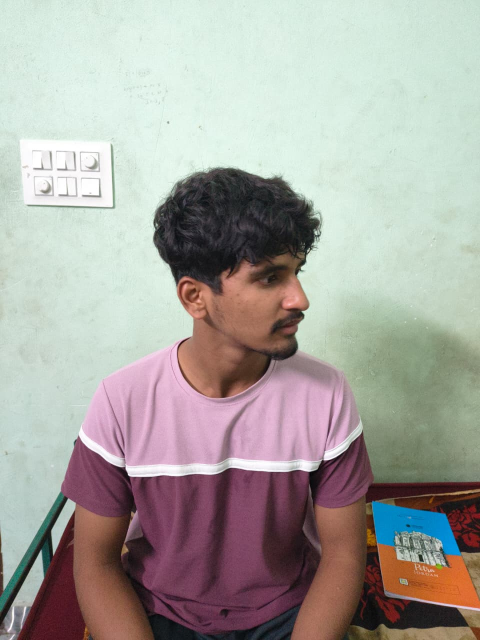
#> input picture data/known_faces/farmer_Basava/farmer_Basava_1.jpg, 960 x 1280 px (shown at 1/2 size); its folder holds only this picture in this run
$ python diagnose_faces.py
#> lines starting #> are read from the running program, lines starting #| are printed output that depends on the picture
"""
Face Detection Diagnostic Tool
Tests face detection on your training images
"""

import cv2
import os
from pathlib import Path

def test_face_detection(image_path):
    """Test face detection on a single image"""
    # Load image
    image = cv2.imread(str(image_path))
#> image is the input picture: shape (1280, 960, 3); mean B, G, R 159.8, 165.2, 168.3
    if image is None:
        return None, "Failed to load image"

    # Convert to grayscale
    gray = cv2.cvtColor(image, cv2.COLOR_BGR2GRAY)
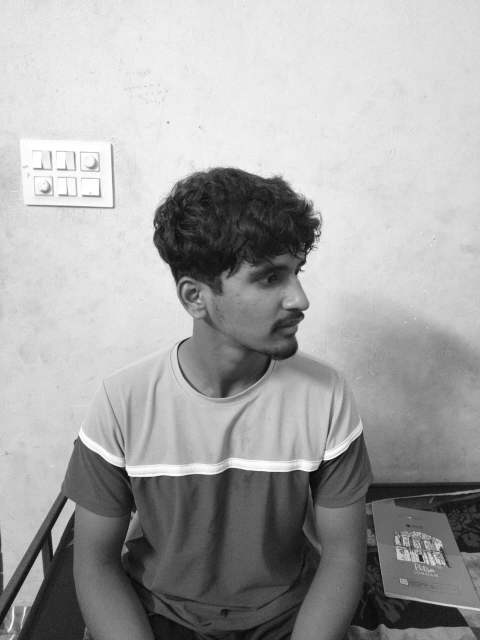
#> gray: shape (1280, 960) (shown at 1/2 size); min 1, max 255, mean 165.6

    # Load Haar Cascade
    face_cascade = cv2.CascadeClassifier(
        cv2.data.haarcascades + 'haarcascade_frontalface_default.xml'
    )

    # Try different detection parameters
    results = {}

    # Very sensitive (what we're using now)
    faces1 = face_cascade.detectMultiScale(
        gray,
        scaleFactor=1.02,
        minNeighbors=2,
        minSize=(15, 15),
        maxSize=(400, 400)
    )
#> faces1 = [[895, 1034, 27, 27], [249, 1013, 30, 30], [367, 408, 56, 56], [796, 1055, 58, 58], [835, 1107, 62, 62], [286, 1015, 80, 80], [331, 530, 89, 89], [324, 441, 103, 103]]
    results['current_params'] = len(faces1)

    # Original sensitive
    faces2 = face_cascade.detectMultiScale(
        gray,
        scaleFactor=1.1,
        minNeighbors=3,
        minSize=(30, 30)
    )
#> faces2 = [[368, 406, 60, 60]]
    results['moderate_params'] = len(faces2)

    # Very aggressive
    faces3 = face_cascade.detectMultiScale(
        gray,
        scaleFactor=1.01,
        minNeighbors=1,
        minSize=(10, 10)
    )
#> faces3 = [[896, 1035, 26, 26], [249, 1013, 30, 30], [606, 1106, 35, 35], [366, 408, 57, 57], [797, 1054, 58, 58], [837, 1108, 61, 61], [24, 306, 78, 78], [836, 1051, 80, 80], [330, 1156, 110, 110], [738, 1048, 121, 121], [265, 373, 439, 439]]
    results['aggressive_params'] = len(faces3)

    return results, faces1

def diagnose_training_data():
    """Diagnose face detection on training images"""
    known_faces_dir = Path("data/known_faces")

    print("=" * 80)
    print("🔍 FACE DETECTION DIAGNOSTIC TOOL")
    print("=" * 80)

    if not known_faces_dir.exists():
        print(f"❌ Directory not found: {known_faces_dir}")
        return

    total_images = 0
    total_faces_detected = 0
    person_stats = {}

    for person_dir in known_faces_dir.iterdir():
        if not person_dir.is_dir() or person_dir.name.startswith('.'):
            continue

        person_name = person_dir.name
        print(f"\n👤 Testing: {person_name}")
        print("-" * 80)

        image_files = list(person_dir.glob("*.jpg")) + list(person_dir.glob("*.jpeg")) + list(person_dir.glob("*.png"))

        person_stats[person_name] = {
            'total_images': len(image_files),
            'faces_detected': 0,
            'no_faces': 0,
            'failed_to_load': 0
        }

        for i, image_path in enumerate(image_files[:5]):  # Test first 5 images
            results, faces = test_face_detection(image_path)
#> results = {'current_params': 8, 'moderate_params': 1, 'aggressive_params': 11}; faces has the same summary as faces1 in test_face_detection
            total_images += 1

            if results is None:
                print(f"  ❌ {image_path.name}: {faces}")
                person_stats[person_name]['failed_to_load'] += 1
            elif results['current_params'] > 0:
                print(f"  ✅ {image_path.name}: {results['current_params']} face(s) detected")
#|   ✅ farmer_Basava_1.jpg: 8 face(s) detected
                print(f"     (moderate: {results['moderate_params']}, aggressive: {results['aggressive_params']})")
#|      (moderate: 1, aggressive: 11)
                person_stats[person_name]['faces_detected'] += 1
                total_faces_detected += 1
            else:
                print(f"  ⚠️  {image_path.name}: NO faces detected")
                print(f"     (moderate: {results['moderate_params']}, aggressive: {results['aggressive_params']})")
                person_stats[person_name]['no_faces'] += 1

        if len(image_files) > 5:
            print(f"  ... and {len(image_files) - 5} more images")
#> pass 2 of the loop in diagnose_training_data, `for person_dir in known_faces_dir.iterdir():`:
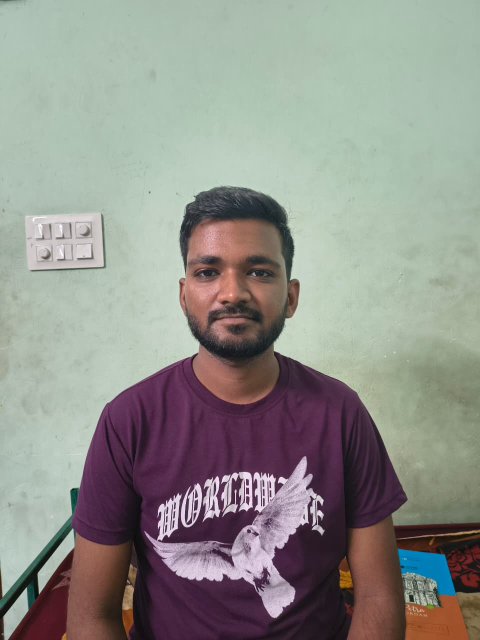
#> input picture data/known_faces/manager_prajwal/manager_prajwal_1.jpg, 960 x 1280 px (shown at 1/2 size)
#> in test_face_detection, image is the input picture: shape (1280, 960, 3); mean B, G, R 138.6, 144.6, 144.1
#> in test_face_detection (call 2), `gray = cv2.cvtColor(image, cv2.COLOR_BGR2GRAY)`:
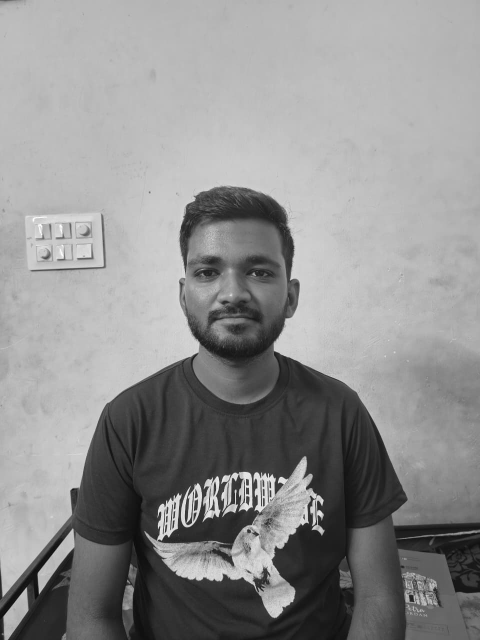
#> gray: shape (1280, 960) (shown at 1/2 size); min 1, max 254, mean 143.7
#> faces1 = [[922, 1227, 27, 27], [783, 1137, 55, 55], [337, 440, 264, 264], [286, 301, 350, 350]]
#> faces2 = [[337, 438, 264, 264]]
#> faces3 = [[923, 1227, 26, 26], [565, 1008, 32, 32], [146, 432, 35, 35], [886, 1100, 42, 42], [40, 456, 55, 55], [786, 1141, 51, 51], [43, 426, 52, 52], [651, 1115, 60, 60], [604, 981, 88, 88], [334, 434, 266, 266], [247, 807, 377, 377]]
#> results = {'current_params': 4, 'moderate_params': 1, 'aggressive_params': 11}; faces has the same summary as faces1 in test_face_detection
#|   ✅ manager_prajwal_1.jpg: 4 face(s) detected
#|      (moderate: 1, aggressive: 11)

    print("\n" + "=" * 80)
    print("📊 SUMMARY")
    print("=" * 80)

    for person_name, stats in person_stats.items():
        print(f"\n{person_name}:")
        print(f"  Total images: {stats['total_images']}")
        print(f"  Faces detected: {stats['faces_detected']}")
        print(f"  No faces: {stats['no_faces']}")
        print(f"  Failed to load: {stats['failed_to_load']}")

        if stats['faces_detected'] > 0:
            success_rate = (stats['faces_detected'] / stats['total_images']) * 100
            print(f"  Success rate: {success_rate:.1f}%")

    print(f"\n🎯 Overall: {total_faces_detected}/{total_images} images with detected faces")

    if total_faces_detected == 0:
        print("\n⚠️  RECOMMENDATION:")
        print("   Face detection is not working on your images.")
        print("   Possible causes:")
        print("   1. Images are too blurry or low quality")
        print("   2. Faces are not frontal or at extreme angles")
        print("   3. Poor lighting conditions")
        print("   4. Face is too small in the image")
        print("\n   Solutions:")
        print("   ✅ Use clearer, well-lit frontal face photos")
        print("   ✅ Ensure face takes up at least 30% of the image")
        print("   ✅ Upgrade to modern face detector (MTCNN, RetinaFace)")
    elif total_faces_detected < total_images * 0.5:
        print("\n⚠️  LOW DETECTION RATE")
        print("   Consider improving image quality or using a modern face detector")

if __name__ == "__main__":
    diagnose_training_data()
